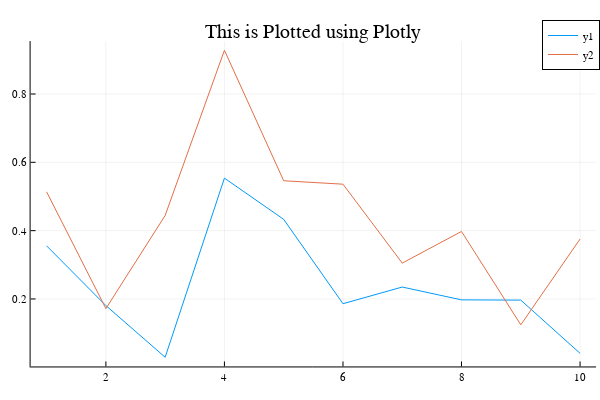

Notebook source saved alongside this figure:
### Code cell
x = 1:10
y = rand(10, 2)
plotly()
plot(x, y, title = "This is Plotted using Plotly")

### Figure 1 — Plotly figure (JSON) as saved in the notebook; plotly's stock layout.template omitted (floating-point values rounded to 4 significant figures)
{"data": [{"colorbar": {"title": ""}, "legendgroup": "y1", "line": {"color": "rgba(0, 154, 250, 1.000)", "dash": "solid", "shape": "linear", "width": 1}, "mode": "lines", "name": "y1", "showlegend": true, "type": "scatter", "x": [1, 2, 3, 4, 5, 6, 7, 8, 9, 10], "xaxis": "x", "y": [0.3556, 0.1806, 0.02933, 0.5537, 0.433, 0.1861, 0.2349, 0.1973, 0.1966, 0.04083], "yaxis": "y", "zmax": null, "zmin": null}, {"colorbar": {"title": ""}, "legendgroup": "y2", "line": {"color": "rgba(227, 111, 71, 1.000)", "dash": "solid", "shape": "linear", "width": 1}, "mode": "lines", "name": "y2", "showlegend": true, "type": "scatter", "x": [1, 2, 3, 4, 5, 6, 7, 8, 9, 10], "xaxis": "x", "y": [0.5135, 0.1717, 0.4444, 0.9281, 0.5461, 0.536, 0.305, 0.3976, 0.1243, 0.3755], "yaxis": "y", "zmax": null, "zmin": null}], "layout": {"annotations": [{"font": {"color": "rgba(0, 0, 0, 1.000)", "family": "sans-serif", "size": 20}, "rotation": 0, "showarrow": false, "text": "This is Plotted using Plotly", "x": 0.5222, "xanchor": "center", "xref": "paper", "y": 1, "yanchor": "top", "yref": "paper"}], "height": 400, "legend": {"bgcolor": "rgba(255, 255, 255, 1.000)", "bordercolor": "rgba(0, 0, 0, 1.000)", "borderwidth": 1, "font": {"color": "rgba(0, 0, 0, 1.000)", "family": "sans-serif", "size": 11}, "title": {"font": {"color": "rgba(0, 0, 0, 1.000)", "family": "sans-serif", "size": 15}, "text": ""}, "tracegroupgap": 0, "traceorder": "normal", "x": 1, "xanchor": "auto", "y": 1, "yanchor": "auto"}, "margin": {"b": 20, "l": 0, "r": 0, "t": 20}, "paper_bgcolor": "rgba(255, 255, 255, 1.000)", "plot_bgcolor": "rgba(255, 255, 255, 1.000)", "showlegend": true, "width": 600, "xaxis": {"anchor": "y", "domain": [0.05101, 0.9934], "gridcolor": "rgba(0, 0, 0, 0.100)", "gridwidth": 0.5, "linecolor": "rgba(0, 0, 0, 1.000)", "mirror": false, "range": [0.73, 10.27], "showgrid": true, "showline": true, "showticklabels": true, "tickangle": 0, "tickcolor": "rgb(0, 0, 0)", "tickfont": {"color": "rgba(0, 0, 0, 1.000)", "family": "sans-serif", "size": 11}, "tickmode": "array", "ticks": "inside", "ticktext": ["2", "4", "6", "8", "10"], "tickvals": [2, 4, 6, 8, 10], "title": "", "titlefont": {"color": "rgba(0, 0, 0, 1.000)", "family": "sans-serif", "size": 15}, "type": "-", "visible": true, "zeroline": false, "zerolinecolor": "rgba(0, 0, 0, 1.000)"}, "yaxis": {"anchor": "x", "domain": [0.03762, 0.9415], "gridcolor": "rgba(0, 0, 0, 0.100)", "gridwidth": 0.5, "linecolor": "rgba(0, 0, 0, 1.000)", "mirror": false, "range": [0.002362, 0.9551], "showgrid": true, "showline": true, "showticklabels": true, "tickangle": 0, "tickcolor": "rgb(0, 0, 0)", "tickfont": {"color": "rgba(0, 0, 0, 1.000)", "family": "sans-serif", "size": 11}, "tickmode": "array", "ticks": "inside", "ticktext": ["0.2", "0.4", "0.6", "0.8"], "tickvals": [0.2, 0.4, 0.6, 0.8], "title": "", "titlefont": {"color": "rgba(0, 0, 0, 1.000)", "family": "sans-serif", "size": 15}, "type": "-", "visible": true, "zeroline": false, "zerolinecolor": "rgba(0, 0, 0, 1.000)"}}}
